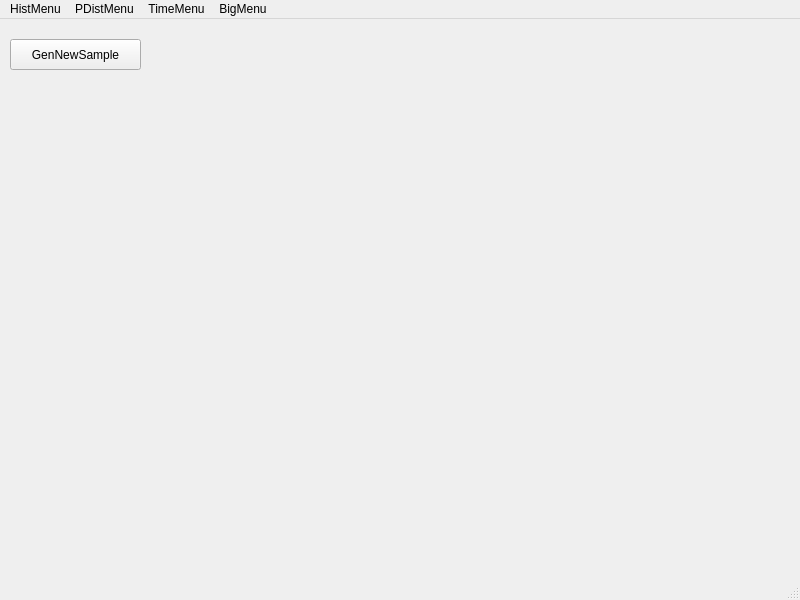
<?xml version="1.0" encoding="UTF-8"?>
<ui version="4.0">
 <class>MainWindow</class>
 <widget class="QMainWindow" name="MainWindow">
  <property name="geometry">
   <rect>
    <x>0</x>
    <y>0</y>
    <width>800</width>
    <height>600</height>
   </rect>
  </property>
  <property name="windowTitle">
   <string>MainWindow</string>
  </property>
  <widget class="QWidget" name="centralwidget">
   <widget class="QPushButton" name="GenSampleButton">
    <property name="geometry">
     <rect>
      <x>10</x>
      <y>20</y>
      <width>131</width>
      <height>31</height>
     </rect>
    </property>
    <property name="text">
     <string>GenNewSample</string>
    </property>
   </widget>
  </widget>
  <widget class="QMenuBar" name="menubar">
   <property name="geometry">
    <rect>
     <x>0</x>
     <y>0</y>
     <width>800</width>
     <height>22</height>
    </rect>
   </property>
   <widget class="QMenu" name="menuQMenu">
    <property name="title">
     <string>HistMenu</string>
    </property>
    <addaction name="actionDrawHist"/>
    <addaction name="actionSetHistGenParams"/>
    <addaction name="actionResetHistParams"/>
   </widget>
   <widget class="QMenu" name="menuBigMenu">
    <property name="title">
     <string>BigMenu</string>
    </property>
    <addaction name="actionClearAll"/>
   </widget>
   <widget class="QMenu" name="menuPDistMenu">
    <property name="title">
     <string>PDistMenu</string>
    </property>
    <addaction name="actionDrawPDist"/>
    <addaction name="actionSetPDistGenParams"/>
    <addaction name="actionResetPDistParams"/>
   </widget>
   <widget class="QMenu" name="menuTimeMenu">
    <property name="title">
     <string>TimeMenu</string>
    </property>
    <addaction name="actionDrawTime"/>
    <addaction name="actionResetTimeParams"/>
   </widget>
   <addaction name="menuQMenu"/>
   <addaction name="menuPDistMenu"/>
   <addaction name="menuTimeMenu"/>
   <addaction name="menuBigMenu"/>
  </widget>
  <widget class="QStatusBar" name="statusbar"/>
  <action name="actionDrawHist">
   <property name="text">
    <string>DrawHist</string>
   </property>
  </action>
  <action name="actionResetHistParams">
   <property name="text">
    <string>ResetHistParams</string>
   </property>
  </action>
  <action name="actionSetHistGenParams">
   <property name="text">
    <string>SetHistGenParams</string>
   </property>
  </action>
  <action name="actionClearAll">
   <property name="text">
    <string>ClearAll</string>
   </property>
  </action>
  <action name="actionSetPDistGenParams">
   <property name="text">
    <string>SetPDistGenParams</string>
   </property>
  </action>
  <action name="actionResetPDistParams">
   <property name="text">
    <string>ResetPDistParams</string>
   </property>
  </action>
  <action name="actionDrawPDist">
   <property name="text">
    <string>DrawPDist</string>
   </property>
  </action>
  <action name="actionDrawTime">
   <property name="text">
    <string>DrawTime</string>
   </property>
  </action>
  <action name="actionResetTimeParams">
   <property name="text">
    <string>ResetTimeParams</string>
   </property>
  </action>
 </widget>
 <resources/>
 <connections/>
</ui>
